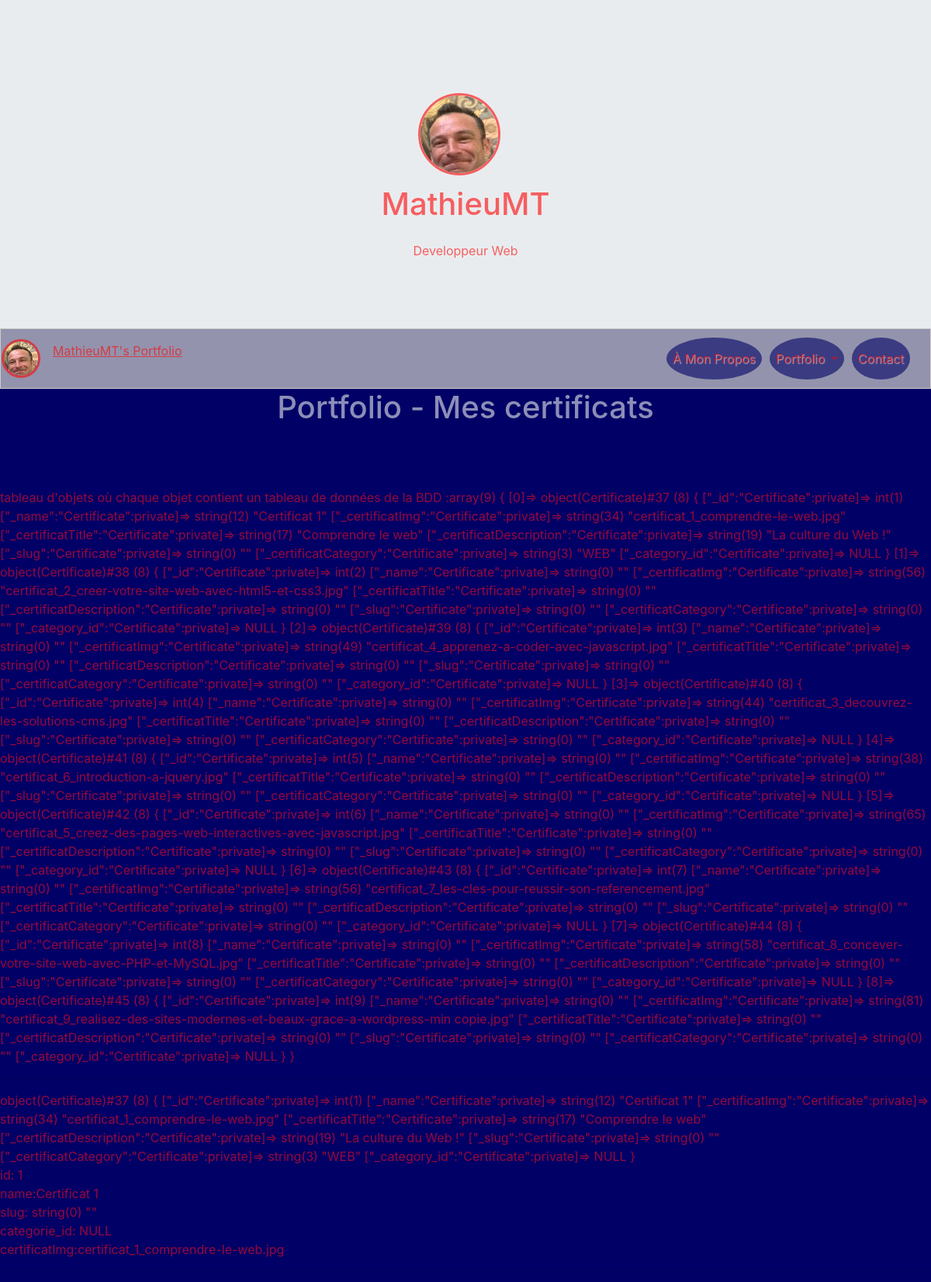
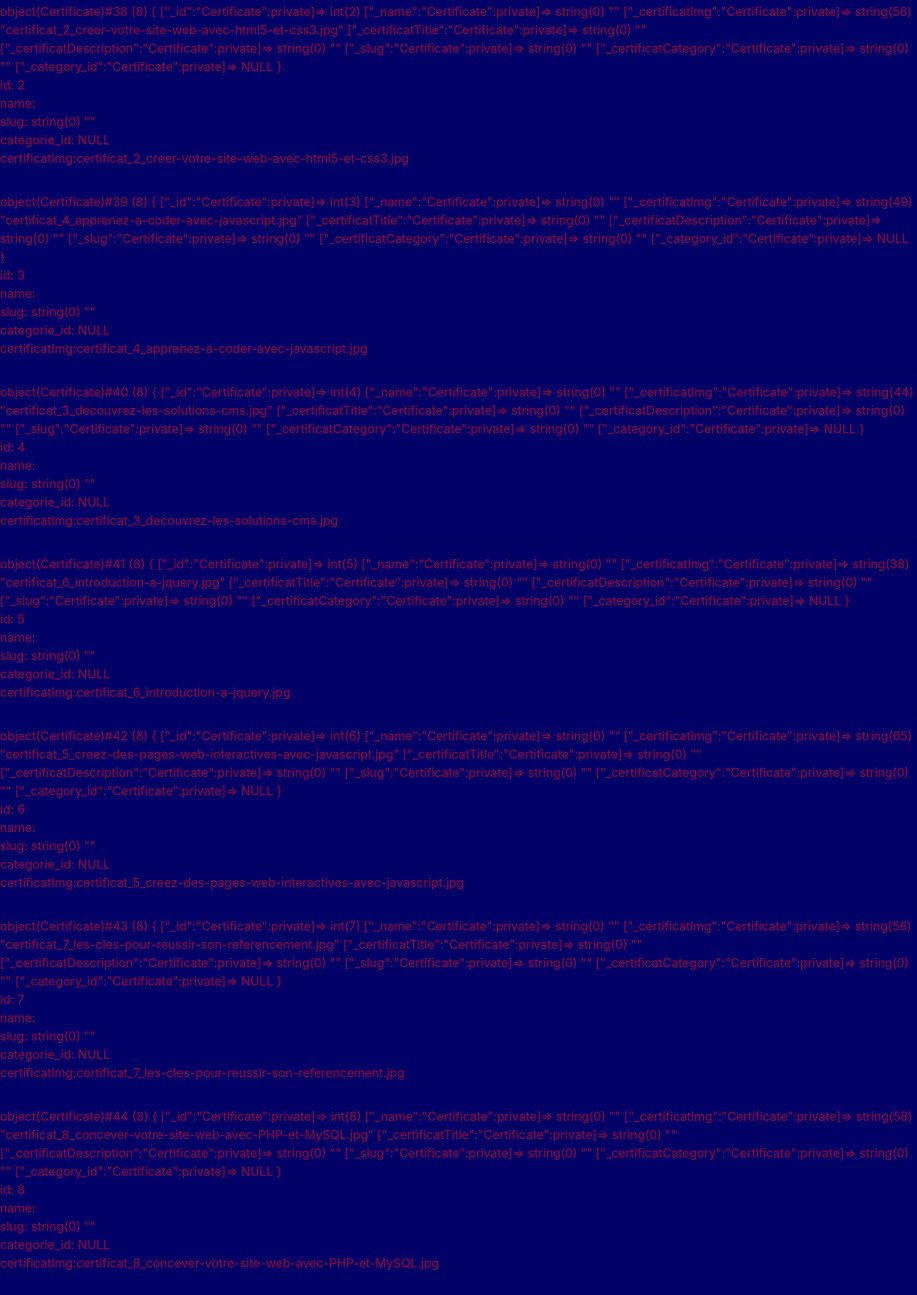
Page /index.php?action=certificates (upper part) on the committed database (2 pictures, top to bottom).
### tables this page shows
CREATE TABLE `certificates` (
  `id` int(11) NOT NULL,
  `name` varchar(255) NOT NULL,
  `certificatImg` text NOT NULL,
  `certificatTitle` varchar(255) NOT NULL,
  `certificatDescription` text NOT NULL,
  `path` varchar(255) NOT NULL,
  `certUploadedOn` datetime NOT NULL,
  `slug` varchar(255) NOT NULL,
  `category_id` int(11) NOT NULL,
  `certificatCategory` varchar(255) NOT NULL
);

### Controllers/Frontend/CertificateController.php (called while the page is built, shortened)
<?php
require_once 'Models/Frontend/Certificate.php';
class CertificateController {
    private $_certificate;
    public function __construct(){
        $this->_certificate = new CertificateManager();
    }
    public function aboutCertificates() {
        $aboutCertificate = $this->_certificate->getCertificateDescription();
        $view = new ViewFrontEnd('certificatesView');
        $view->generate(array('aboutCertificate' => $aboutCertificate));
    }
}

### index.php (called while the page is built, shortened)
<?php
$rooter = new Rooter();
$rooter->rooterRequest();

### Models/Frontend/CertificateManager.php (called while the page is built)
<?php
require_once 'Models/Frontend/Certificate.php';
require_once 'Models/Model.php';
class CertificateManager extends Model{
    public function getCertificateDescription() {
        $certificates = [];
        $sql = "SELECT * FROM certificates";
        $aboutCertificate = $this->executeRequest($sql);
        foreach ($aboutCertificate as $oneCertificate) {
            $certificate = new Certificate($oneCertificate);
            $certificates[] = $certificate;
        }
        return $certificates;
    }
}

### Models/Model.php (called while the page is built)
<?php
class Model {
    private $db;
    protected function executeRequest($sql, $params = null) {
       if ($params == null) {
            $result = $this->dbConnect()->query($sql);
        }
        else {
            $result = $this->dbConnect()->prepare($sql);
            $result->execute($params);
        }
        return $result;
    }
    private function dbConnect() {
        if ($this->db == null) {
            $this->db = new PDO('mysql:host=localhost; dbname=myPortfolio;charset=utf8', 'root', 'root', array(PDO::ATTR_ERRMODE => PDO::ERRMODE_EXCEPTION));
        }
        return $this->db;
    }
}

### Models/Frontend/Certificate.php (called while the page is built, shortened)
<?php
require_once 'Models/Frontend/CertificateManager.php';
class Certificate {
    private $_id,$_name,$_certificatImg,$_certificatTitle,$_certificatDescription,$_slug,$_certificatCategory,$_category_id;
    public function hydrate(array $data) {
        foreach ($data as $key => $value) {
            $method = 'set' . ucfirst($key);
        }
    }
    public function id() { return $this->_id; }
    public function name() { return $this->_name;}
    public function certificatImg() { return $this->_certificatImg;}
    public function setId($id) {
        $id = (int) $id;
        if ($id > 0) {
            $this->_id = $id;
        }
    }
    public function setName($name) {
        if(is_string($name)) {
            $this->_name = $name;
        }
    }
    public function setCertificatImg($certificatImg) {
        if(is_string($certificatImg)) {
            $this->_certificatImg = $certificatImg;
        }
    }
}

### Views/Frontend/certificatesView.php (the view, shortened to what this page needs)
<h1 class="text-center titlePage"><?= $this->title = 'Portfolio - Mes certificats' ?></h1>
<br/>
<br/>
<br/>
<?php
echo 'tableau d\'objets où chaque objet contient un tableau de données de la BDD :';
var_dump($aboutCertificate);
echo '<hr>';
foreach ($aboutCertificate as $eachCertificate): ?>
<?php var_dump($eachCertificate); ?>
<fieldset>
    <article>
            id: <?= $eachCertificate->id(); ?><br />name:<?= $eachCertificate->name(); ?><br />slug: <?php var_dump($eachCertificate->slug()); ?><br />categorie_id: <?php var_dump($eachCertificate->categiryid()); ?><br />certificatImg:<?= $eachCertificate->certificatImg(); ?>
    </article>
</fieldset>
    <hr />
<?php endforeach; ?>
<br/>
<br/>
<br/>
<br/>
<br/>
<br/>

### Content/CSS/style.css (style rules this page uses)
body { margin: 0; padding: 0; background-color: rgba(0,0,102,1); }
.titlePage { color: rgba(233,236,239,0.6); }

### rows in the picture
certificates: value "object(Certificate)#37 (8) { [\"_id\":\"Certificate\":private]=> int(1) [\"_name\":\"Certificate\":private]=> string(12) \"Certificat 1\" [\"_certificatImg\":\"Certificate\":private]=> string(34) \"certificat_1_comprendre-le-web.jpg\" [\"_certificatTitle\":\"Certificate\":private]=> string(17) \"Comprendre le web\" [\"_certificatDescription\":\"Certificate\":private]=> string(19) \"La culture du Web !\" [\"_slug\":\"Certificate\":private]=> string(0) \"\" [\"_certificatCategory\":\"Certificate\":private]=> string(3) \"WEB\" [\"_category_id\":\"Certificate\":private]=> NULL } string(0) \"\" NULL", id "1", name "Certificat 1", certificatImg "certificat_1_comprendre-le-web.jpg"
certificates: value "object(Certificate)#38 (8) { [\"_id\":\"Certificate\":private]=> int(2) [\"_name\":\"Certificate\":private]=> string(0) \"\" [\"_certificatImg\":\"Certificate\":private]=> string(56) \"certificat_2_creer-votre-site-web-avec-html5-et-css3.jpg\" [\"_certificatTitle\":\"Certificate\":private]=> string(0) \"\" [\"_certificatDescription\":\"Certificate\":private]=> string(0) \"\" [\"_slug\":\"Certificate\":private]=> string(0) \"\" [\"_certificatCategory\":\"Certificate\":private]=> string(0) \"\" [\"_category_id\":\"Certificate\":private]=> NULL } string(0) \"\" NULL", id "2", certificatImg "certificat_2_creer-votre-site-web-avec-html5-et-css3.jpg"
certificates: value "object(Certificate)#39 (8) { [\"_id\":\"Certificate\":private]=> int(3) [\"_name\":\"Certificate\":private]=> string(0) \"\" [\"_certificatImg\":\"Certificate\":private]=> string(49) \"certificat_4_apprenez-a-coder-avec-javascript.jpg\" [\"_certificatTitle\":\"Certificate\":private]=> string(0) \"\" [\"_certificatDescription\":\"Certificate\":private]=> string(0) \"\" [\"_slug\":\"Certificate\":private]=> string(0) \"\" [\"_certificatCategory\":\"Certificate\":private]=> string(0) \"\" [\"_category_id\":\"Certificate\":private]=> NULL } string(0) \"\" NULL", id "3", certificatImg "certificat_4_apprenez-a-coder-avec-javascript.jpg"
certificates: value "object(Certificate)#40 (8) { [\"_id\":\"Certificate\":private]=> int(4) [\"_name\":\"Certificate\":private]=> string(0) \"\" [\"_certificatImg\":\"Certificate\":private]=> string(44) \"certificat_3_decouvrez-les-solutions-cms.jpg\" [\"_certificatTitle\":\"Certificate\":private]=> string(0) \"\" [\"_certificatDescription\":\"Certificate\":private]=> string(0) \"\" [\"_slug\":\"Certificate\":private]=> string(0) \"\" [\"_certificatCategory\":\"Certificate\":private]=> string(0) \"\" [\"_category_id\":\"Certificate\":private]=> NULL } string(0) \"\" NULL", id "4", certificatImg "certificat_3_decouvrez-les-solutions-cms.jpg"
certificates: value "object(Certificate)#41 (8) { [\"_id\":\"Certificate\":private]=> int(5) [\"_name\":\"Certificate\":private]=> string(0) \"\" [\"_certificatImg\":\"Certificate\":private]=> string(38) \"certificat_6_introduction-a-jquery.jpg\" [\"_certificatTitle\":\"Certificate\":private]=> string(0) \"\" [\"_certificatDescription\":\"Certificate\":private]=> string(0) \"\" [\"_slug\":\"Certificate\":private]=> string(0) \"\" [\"_certificatCategory\":\"Certificate\":private]=> string(0) \"\" [\"_category_id\":\"Certificate\":private]=> NULL } string(0) \"\" NULL", id "5", certificatImg "certificat_6_introduction-a-jquery.jpg"
certificates: value "object(Certificate)#42 (8) { [\"_id\":\"Certificate\":private]=> int(6) [\"_name\":\"Certificate\":private]=> string(0) \"\" [\"_certificatImg\":\"Certificate\":private]=> string(65) \"certificat_5_creez-des-pages-web-interactives-avec-javascript.jpg\" [\"_certificatTitle\":\"Certificate\":private]=> string(0) \"\" [\"_certificatDescription\":\"Certificate\":private]=> string(0) \"\" [\"_slug\":\"Certificate\":private]=> string(0) \"\" [\"_certificatCategory\":\"Certificate\":private]=> string(0) \"\" [\"_category_id\":\"Certificate\":private]=> NULL } string(0) \"\" NULL", id "6", certificatImg "certificat_5_creez-des-pages-web-interactives-avec-javascript.jpg"
certificates: value "object(Certificate)#43 (8) { [\"_id\":\"Certificate\":private]=> int(7) [\"_name\":\"Certificate\":private]=> string(0) \"\" [\"_certificatImg\":\"Certificate\":private]=> string(56) \"certificat_7_les-cles-pour-reussir-son-referencement.jpg\" [\"_certificatTitle\":\"Certificate\":private]=> string(0) \"\" [\"_certificatDescription\":\"Certificate\":private]=> string(0) \"\" [\"_slug\":\"Certificate\":private]=> string(0) \"\" [\"_certificatCategory\":\"Certificate\":private]=> string(0) \"\" [\"_category_id\":\"Certificate\":private]=> NULL } string(0) \"\" NULL", id "7", certificatImg "certificat_7_les-cles-pour-reussir-son-referencement.jpg"
certificates: value "object(Certificate)#44 (8) { [\"_id\":\"Certificate\":private]=> int(8) [\"_name\":\"Certificate\":private]=> string(0) \"\" [\"_certificatImg\":\"Certificate\":private]=> string(58) \"certificat_8_concever-votre-site-web-avec-PHP-et-MySQL.jpg\" [\"_certificatTitle\":\"Certificate\":private]=> string(0) \"\" [\"_certificatDescription\":\"Certificate\":private]=> string(0) \"\" [\"_slug\":\"Certificate\":private]=> string(0) \"\" [\"_certificatCategory\":\"Certificate\":private]=> string(0) \"\" [\"_category_id\":\"Certificate\":private]=> NULL } string(0) \"\" NULL", id "8", certificatImg "certificat_8_concever-votre-site-web-avec-PHP-et-MySQL.jpg"

### other values in the picture
$this->title = 'Portfolio - Mes certificats' "Portfolio - Mes certificats"
